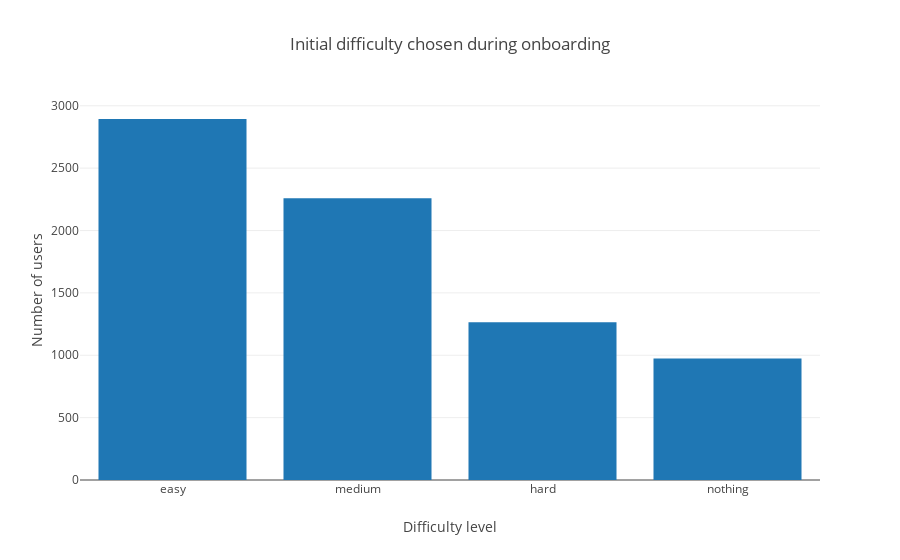

Write notebook code for a chart like this one.
### Code cell
# noexport

plot_initial_chosen_difficulties_per_user()

### Figure 1 — Plotly figure (JSON) as saved in the notebook; plotly's stock layout.template omitted (floating-point values rounded to 4 significant figures)
{"data": [{"orientation": "v", "type": "bar", "uid": "1f86b033-5c4b-401b-b7cb-ac33e7a451d4", "x": ["easy", "medium", "hard", "nothing"], "y": [2894, 2259, 1264, 975]}], "layout": {"title": {"text": "Initial difficulty chosen during onboarding"}, "xaxis": {"title": {"text": "Difficulty level"}}, "yaxis": {"title": {"text": "Number of users"}}}}
